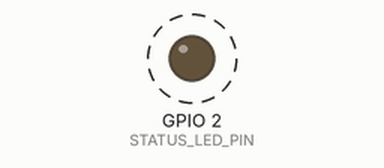
Simulated run of this sketch. Board: ESP32. On the bench: output pins drawn as LEDs (lit = HIGH). Dashed ring = blinking. What the sketch prints to the serial monitor is not drawn.

Above: at 0.6 s.
Timing chart, 0 to 3.2 s (numbered marks = the images above):
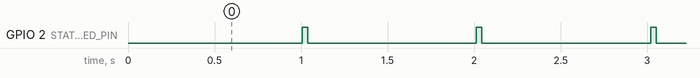

Measured:
- by itself, GPIO 2 (STATUS_LED_PIN): alternates HIGH for 0.03 s and LOW for 0.98 s

The sketch:

Nephosense.ino
```cpp
// Nephosense.ino — companion PM2.5 sensor for Nephotology.
//
// Target: any ESP32 (classic / S2 / S3 / C3) with a PMS5003 wired up.
// Required Boards Manager: "esp32 by Espressif Systems" v3.x or newer.
// No external libraries — uses only the ESP-NOW + WiFi stack that ships
// with the ESP32 Arduino core.
//
// PURPOSE
//   Reads a Plantower PMS5003 over UART and broadcasts the PM2.5 reading
//   via ESP-NOW once per second. The main Nephotology rig, when switched
//   to wireless mode via the BLE command "SENSOR ESPNOW", picks up these
//   packets and drives its LED effects from the live data — even though
//   no PMS is wired to the rig itself.
//
//   The user can hot-switch the rig between local (wired) and remote
//   (this sketch) over BLE at runtime; both stacks always run on the
//   receiver side, only the gate flips.
//
// PROTOCOL
//   Packet format MUST match the receiver in Nephotomentals.ino:
//     typedef struct { uint16_t pm25; } __attribute__((packed)) PmPacket;
//   Sent to broadcast MAC (FF:FF:FF:FF:FF:FF), no pairing needed.
//
// WIRING (override any #define on the build line if you wire differently)
//   PMS5003 TX     → ESP32 GPIO 36   (UART2 RX)
//   PMS5003 VCC    → 5V
//   PMS5003 GND    → GND
//   PMS5003 SET    → 3.3V or leave floating (sensor always on)
//   PMS5003 RESET  → 3.3V or leave floating
//
// STATUS LED
//   Built-in LED blinks ~30 ms on every successful packet transmission,
//   so you can see at a glance that the node is alive and broadcasting.
//
// CHANNEL
//   ESP-NOW peers must share a WiFi channel. Neither this sketch nor the
//   Nephotology receiver connects to an AP, so both stay on channel 1 by
//   default and find each other automatically.

#include <Arduino.h>
#include <WiFi.h>
#include <esp_now.h>
#include <esp_wifi.h>

#ifndef PMS_RX_PIN
  #define PMS_RX_PIN 36       // ESP32 UART2 RX ← PMS5003 TX
#endif
#ifndef PMS_TX_PIN
  #define PMS_TX_PIN -1       // not used — we never send to the sensor
#endif
#ifndef PMS_BAUD
  #define PMS_BAUD 9600
#endif

#ifndef BROADCAST_PERIOD_MS
  #define BROADCAST_PERIOD_MS 1000   // 1 Hz — matches PMS frame rate
#endif

#ifndef STATUS_LED_PIN
  #ifdef RGB_BUILTIN
    #define STATUS_LED_PIN RGB_BUILTIN
    #define STATUS_LED_IS_RGB 1
  #elif defined(LED_BUILTIN)

    #define STATUS_LED_PIN LED_BUILTIN
  #else
    #define STATUS_LED_PIN 2     // GPIO 2 = built-in LED on most ESP32 dev kits
  #endif
#endif

#ifndef ESPNOW_CHANNEL
  #define ESPNOW_CHANNEL 1     // must match receiver (default WiFi STA channel)
#endif

HardwareSerial& PmsSerial = Serial2;

// Packed packet format — MUST match Nephotomentals.ino exactly.
typedef struct { uint16_t pm25; } __attribute__((packed)) PmPacket;

static const uint8_t kBroadcastMac[6] = { 0xFF, 0xFF, 0xFF, 0xFF, 0xFF, 0xFF };

static bool     peerAdded     = false;
static uint16_t lastPm25      = 0;
static uint32_t framesParsed  = 0;
static uint32_t packetsSent   = 0;
static uint32_t packetsFailed = 0;
static uint32_t lastSendMs    = 0;
static uint32_t ledOffAtMs    = 0;
static bool     ledIsOn       = false;

// Drives the status LED uniformly whether the board has an RGB NeoPixel
// (rgbLedWrite) or a single-color LED (digitalWrite). For the plain case
// any non-zero channel turns the LED on.
static inline void setStatusLed(uint8_t r, uint8_t g, uint8_t b) {
#ifdef STATUS_LED_IS_RGB
  rgbLedWrite(STATUS_LED_PIN, r, g, b);
#else
  digitalWrite(STATUS_LED_PIN, (r | g | b) ? HIGH : LOW);
#endif
}

// -----------------------------
// PMS5003 frame parser — Plantower's 32-byte protocol with 0x42 0x4D header
// and a 16-bit checksum at the end. Identical to the receiver-side parser
// so behaviour is symmetrical.
// -----------------------------
static bool readPMSFrame(uint8_t buf[32]) {
  while (PmsSerial.available()) {
    if (PmsSerial.peek() != 0x42) { PmsSerial.read(); continue; }
    if (PmsSerial.read() != 0x42) continue;
    uint8_t next = 0;
    if (PmsSerial.readBytes(&next, 1) != 1) return false;
    if (next != 0x4D) continue;
    buf[0] = 0x42;
    buf[1] = 0x4D;
    if (PmsSerial.readBytes(buf + 2, 30) != 30) return false;
    if (!(buf[2] == 0x00 && buf[3] == 0x1C)) continue;
    uint16_t sum = 0;
    for (int i = 0; i < 30; i++) sum += buf[i];
    uint16_t csum = ((uint16_t)buf[30] << 8) | buf[31];
    if (sum != csum) continue;
    return true;
  }
  return false;
}

// ESP32 Arduino core 3.1.0+ changed the send-callback's first arg from
// `const uint8_t* mac` to `const wifi_tx_info_t*`. Guard so we compile on both.
#if ESP_ARDUINO_VERSION >= ESP_ARDUINO_VERSION_VAL(3, 1, 0)
static void onEspNowSend(const wifi_tx_info_t* /*info*/, esp_now_send_status_t status) {
  if (status != ESP_NOW_SEND_SUCCESS) packetsFailed++;
}
#else
static void onEspNowSend(const uint8_t* /*mac*/, esp_now_send_status_t status) {
  if (status != ESP_NOW_SEND_SUCCESS) packetsFailed++;
}
#endif

static bool ensurePeer() {
  if (peerAdded) return true;
  esp_now_peer_info_t peer = {};
  memcpy(peer.peer_addr, kBroadcastMac, 6);
  peer.channel = ESPNOW_CHANNEL;
  peer.encrypt = false;
  esp_err_t r = esp_now_add_peer(&peer);
  if (r != ESP_OK) {
    Serial.print("[ESP-NOW] add_peer failed: ");
    Serial.println(r);
    return false;
  }
  peerAdded = true;
  return true;
}

static void broadcastReading(uint16_t pm25) {
  if (!ensurePeer()) return;
  PmPacket pkt;
  pkt.pm25 = pm25;
  esp_err_t r = esp_now_send(kBroadcastMac, (const uint8_t*)&pkt, sizeof(pkt));
  if (r == ESP_OK) {
    packetsSent++;
    setStatusLed(40, 40, 40);       // dim white pulse on RGB boards; plain LEDs just go on
    ledIsOn = true;
    ledOffAtMs = millis() + 30;     // 30 ms blink
  } else {
    Serial.print("[ESP-NOW] send error: ");
    Serial.println(r);
  }
}

void setup() {
  Serial.begin(115200);
  delay(200);
  Serial.println();
  Serial.println("================================");
  Serial.println("  Nephosense  (PM2.5 → ESP-NOW)");
  Serial.println("================================");

  pinMode(STATUS_LED_PIN, OUTPUT);
  setStatusLed(0, 0, 0);

  PmsSerial.begin(PMS_BAUD, SERIAL_8N1, PMS_RX_PIN, PMS_TX_PIN);

  WiFi.mode(WIFI_STA);
  WiFi.disconnect();
  // Lock to a known channel so the receiver (also on this channel) hears us.
  esp_wifi_set_channel(ESPNOW_CHANNEL, WIFI_SECOND_CHAN_NONE);

  if (esp_now_init() != ESP_OK) {
    Serial.println("ERROR: esp_now_init failed — halting");
    while (1) { delay(1000); }
  }
  esp_now_register_send_cb(onEspNowSend);

  Serial.print("[ESP-NOW] MAC:     ");
  Serial.println(WiFi.macAddress());
  Serial.print("[ESP-NOW] Channel: ");
  Serial.println(ESPNOW_CHANNEL);
  Serial.print("[ESP-NOW] Period:  ");
  Serial.print(BROADCAST_PERIOD_MS);
  Serial.println(" ms");
  Serial.print("[PMS]     RX pin:  ");
  Serial.println(PMS_RX_PIN);
  Serial.println("Broadcasting on FF:FF:FF:FF:FF:FF — any Nephotology rig in");
  Serial.println("range, switched to SENSOR ESPNOW, will receive these packets.");
  Serial.println();
}

void loop() {
  // Drain any available PMS frames; keep the latest reading.
  uint8_t frame[32];
  while (PmsSerial.available() >= 32) {
    if (!readPMSFrame(frame)) break;
    framesParsed++;
    // Byte 12..13 = PM2.5 atmospheric concentration (µg/m³).
    lastPm25 = ((uint16_t)frame[12] << 8) | frame[13];
  }

  uint32_t now = millis();

  // Status LED off-timer (non-blocking blink)
  if (ledIsOn && (int32_t)(now - ledOffAtMs) >= 0) {
    setStatusLed(0, 0, 0);
    ledIsOn = false;
  }

  // Broadcast on the configured cadence. We always send, even before the
  // first PMS frame arrives — the receiver just sees pm25=0 briefly.
  if (now - lastSendMs >= BROADCAST_PERIOD_MS) {
    lastSendMs = now;
    broadcastReading(lastPm25);
    Serial.printf("[%6lus] PM2.5=%4u µg/m³   frames=%lu  sent=%lu  failed=%lu\n",
                  (unsigned long)(now / 1000),
                  (unsigned)lastPm25,
                  (unsigned long)framesParsed,
                  (unsigned long)packetsSent,
                  (unsigned long)packetsFailed);
  }

  delay(10);
}
```
